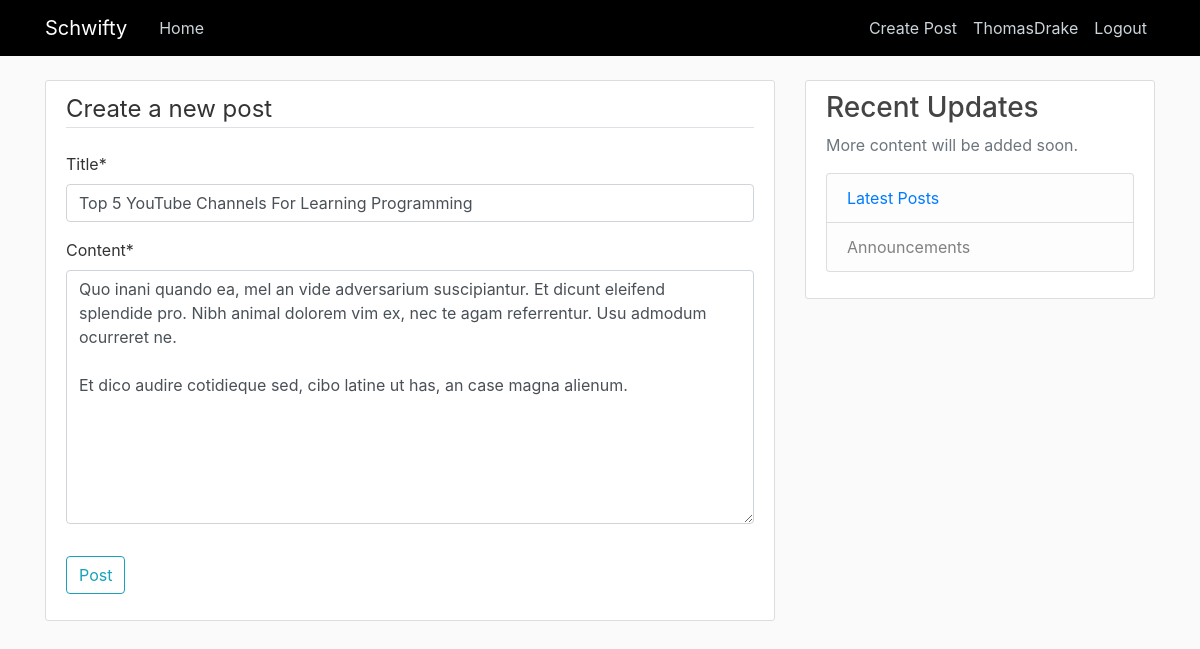
The page /post/28/update/ (signed in) on the database its author committed.
### blog/models.py (models this page shows, shortened)
class Post(models.Model):
    title = models.CharField(max_length = 100)
    content = models.TextField()
    date_posted = models.DateTimeField(default = timezone.now)
    author = models.ForeignKey(User , on_delete= models.CASCADE)
    upvotes = models.IntegerField(default=1);
    downvotes = models.IntegerField(default=0);
    score = models.IntegerField(default = 1);

### blog/views.py (the view, shortened to what this page needs)
# urls.py: path('post/<int:pk>/update/' , views.PostUpdateView.as_view() , name='post-update'),
class PostUpdateView(LoginRequiredMixin, UserPassesTestMixin, UpdateView):
    model = Post
    fields = ['title' , 'content']
    def test_func(self):
        post = self.get_object()
        return self.request.user == post.author;

### blog/templates/blog/post_form.html (shortened to what this page needs)
{% extends "blog/base.html" %}
{% load crispy_forms_tags %}
{% block content %}
    <div class="content-section">
        <form method="POST">
            <fieldset class="form-group">
                <legend class="border-bottom mb-4">Create a new post</legend>
                {{form|crispy}}
            </fieldset>
            <div class="form-group">
                <button class="btn btn-outline-info" type="submit">Post</button>
            </div>
        </form>
    </div>
{% endblock content %}

### blog/templates/blog/base.html (shortened to what this page needs)
{% load static %}
<html>
    <head>
    <link rel="stylesheet" href="https://maxcdn.bootstrapcdn.com/bootstrap/4.0.0/css/bootstrap.min.css">
    <link rel="stylesheet" href ="{% static 'blog/main.css'%}">
    </head>
    <body>
        <header class="site-header">
            <nav class="navbar navbar-expand-md navbar-dark bg-steel fixed-top">
              <div class="container">
                <a class="navbar-brand mr-4" href="{% url 'blog-home' %}">Schwifty</a>
                <div class="collapse navbar-collapse" id="navbarToggle">
                  <div class="navbar-nav mr-auto">
                    <a class="nav-item nav-link" href="{% url 'blog-home' %}">Home</a>
                  </div>
                  <div class="navbar-nav">
                    {% if user.is_authenticated %}
                      <a class="nav-item nav-link" href="{% url 'post-create' %}">Create Post</a>
                      <a class="nav-item nav-link" href ="{% url 'profile' %}">{{user.username}}</a>
                      <a class="nav-item nav-link" href="{% url 'logout' %}">Logout</a>
                    {% else %}
                      <a class="nav-item nav-link" href="{% url 'login'%}">Login</a>
                      <a class="nav-item nav-link" href="{% url 'register'%}">Register</a>
                    {% endif %}
                  </div>
                </div>
              </div>
            </nav>
          </header>
          <main role="main" class="container">
            <div class="row">
              <div class="col-md-8">
                {% block content %}{% endblock %}
              </div>
              <div class="col-md-4">
                <div class="content-section">
                  <h3>Recent Updates</h3>
                  <p class='text-muted'>More content will be added soon.
                    <ul class="list-group">
                      <li class="list-group-item list-group-item-light"><a href="{% url 'blog-home' %}">Latest Posts</a></li>
                      <li class="list-group-item list-group-item-light">Announcements</li>
                    </ul>
                  </p>
                </div>
              </div>
            </div>
          </main>
    </body>
</html>

### blog/static/blog/main.css (style rules this page uses)
body { background: #fafafa; color: #333333; margin-top: 5rem; }
h1, h2, h3, h4, h5, h6 { color: #444444; }
ul { margin: 0; }
.bg-steel { background-color:black; }
.site-header .navbar-nav .nav-link { color: #cbd5db; }
.content-section { background: #ffffff; padding: 10px 20px; border: 1px solid #dddddd; border-radius: 3px; margin-bottom: 20px; }

### rows shown on the page
Post: title "Top 5 YouTube Channels For Learning Programming", content "Quo inani quando ea, mel an vide adversarium suscipiantur. Et dicunt eleifend splendide pro. Nibh animal dolorem vim ex, nec te agam referrentur. Usu admodum ocurreret ne. Et dico audire cotidieque sed, cibo latine ut has, an case magna alienum."

### other values the page prints
{{ user.username }} "ThomasDrake"
